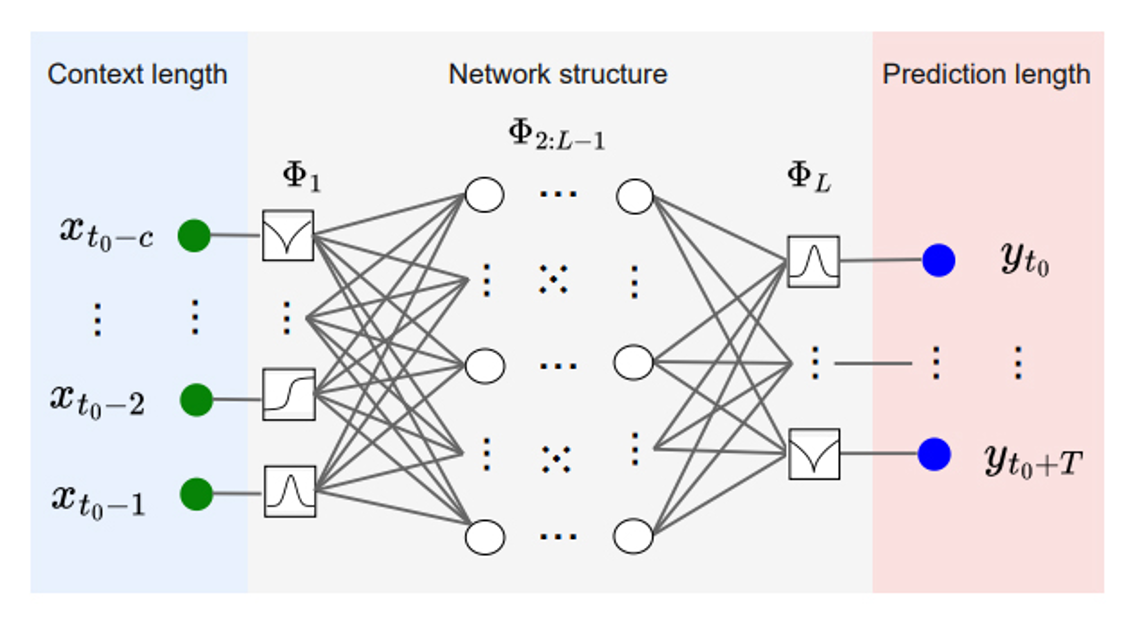
#> input picture Machine Learning/Deep Learning/Kolmogarov Arnov Networks (KANs)/images/kan1.png, 1134 x 638 px
$ jupyter execute kan.ipynb
#> lines starting #> are read from the running program, lines starting #| are printed output that depends on the picture
1. [Kolmogorov Arnov Networks](#kolmogorov-arnov-networks)

#### Kolmogorov Arnov Networks:
- it is a very new architecture in Deep learning
- it is very similar to regular ANN but instead of having fixed activation function in each nodes of the hidden layer, we use a learnable function at the edge which connects each input to each node of the hidden layer
- after using the edge function at each edge which connects the input with nodes of the hidden layers we sum the values of each edge function before given to the node of the hidden layer

[cell 1]
from PIL import Image
from IPython.display import display

img = Image.open('images/kan1.png')
#> img is the input picture: PIL image 1134x638 RGBA; mean R, G, B, A 235.5, 232.8, 234.8, 254.4
new_image = img.resize((500, 270))
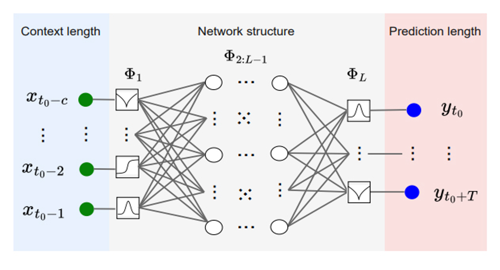
#> new_image: PIL image 500x270 RGBA; mean R, G, B, A 236.1, 233.4, 235.4, 254.4; transparent parts drawn white
display(new_image)

[cell 2]
from PIL import Image
from IPython.display import display

img = Image.open('images/kan.png')
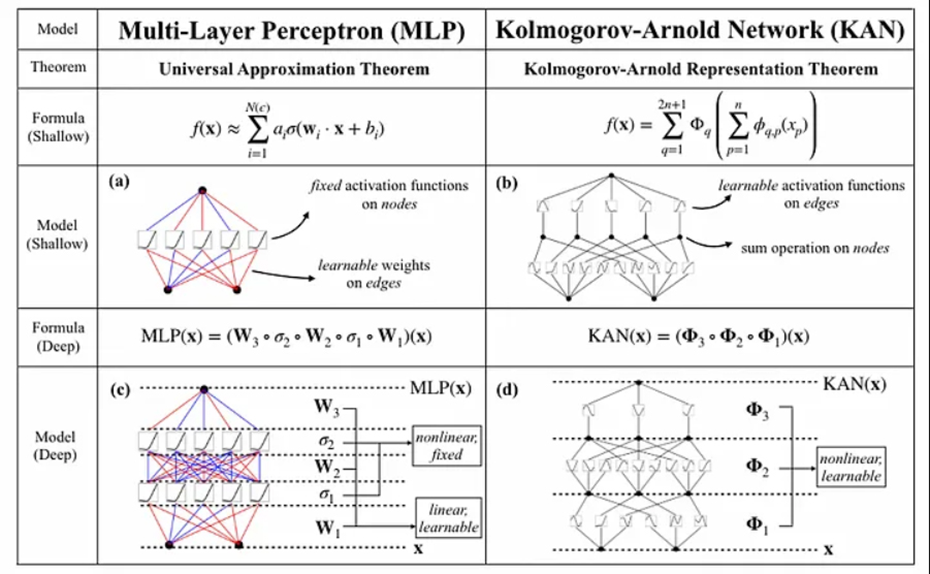
#> input picture Machine Learning/Deep Learning/Kolmogarov Arnov Networks (KANs)/images/kan.png, 930 x 574 px
#> img is the input picture: PIL image 930x574 RGBA; mean R, G, B, A 235.6, 235.1, 235.5, 255
new_image = img.resize((500, 320))
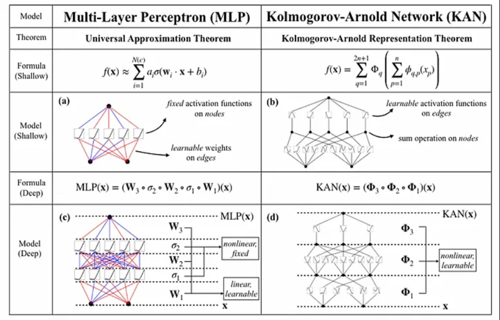
#> new_image: PIL image 500x320 RGBA; mean R, G, B, A 235.5, 235, 235.3, 255
display(new_image)
